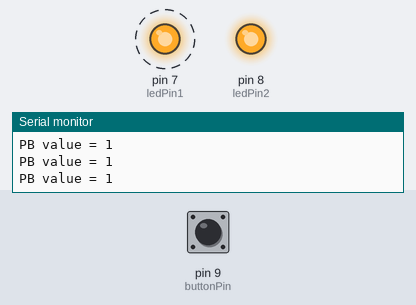
Bench run of a sketch on a simulated Arduino Uno, built with avr-gcc and run on an emulated ATmega328P. On the bench: output pins drawn as LEDs (lit = HIGH), the last lines printed to the serial monitor. Dashed ring = blinking. The inputs (shaded band) are chosen by the test bench; at power-on: pin 9 (buttonPin) HIGH.

Above: at 1.2 s.
1.3 s: pin 9 (buttonPin) pulled LOW for 0.15 s
At 1.39 s:
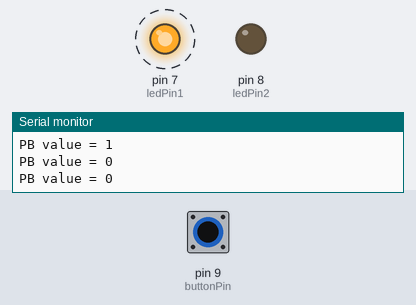
4.3 s: pin 9 (buttonPin) pulled LOW for 1 s
At 6.8 s:
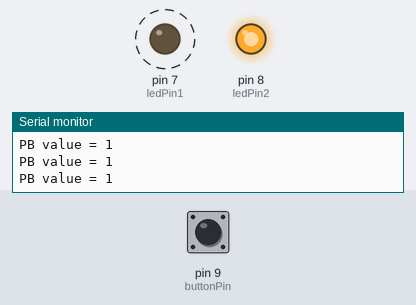
7.3 s: pin 9 (buttonPin) pulled LOW for 3.2 s
At 8.8 s:
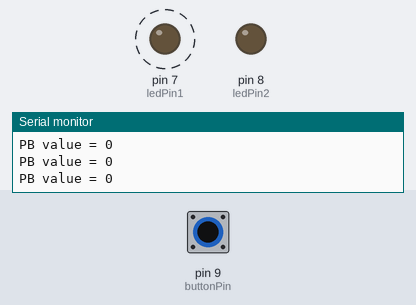
Timing chart, 0 to 19.5 s (numbered marks = the images above; inputs shaded):
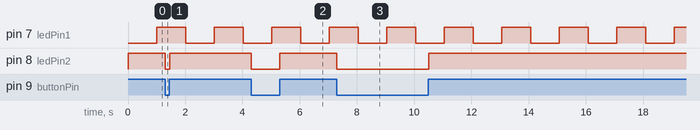

The sketch:

_displayed_on_serial_monitor_and_blink__without_using_Delay_.ino
```cpp
const int ledPin1 = 7;     // SET ledPin1 to PIN 4
const int ledPin2 = 8;    // SET ledPin2 to PIN 5
const int buttonPin = 9;  // SET buttonPin to PIN 2
int PBState = 0;      // set the PB state as 0
int ledState = LOW;       // ledState used to turn on or turn off the LED
unsigned long previousMillis = 0;  // This stores last time LED was updated
const long interval = 1000;  // This is the interval at which to blink in milliseconds
void setup() {
  Serial.begin(9600);
  pinMode(ledPin1, OUTPUT);            // SET ledPin as an OUTPUT
  pinMode(ledPin2, OUTPUT);           // SET ledPin2 as an OUTPUT
  pinMode(buttonPin, INPUT_PULLUP);   // SET buttonPin an an INPUT_PULLUP
}
void loop() {

  unsigned long currentMillis = millis();

  if (currentMillis - previousMillis >= interval) {
    // save the last time you blinked the LED
    previousMillis = currentMillis;

    // if the LED is off turn it on:
    if (ledState == LOW) {
      ledState = HIGH;
    } else {
      ledState = LOW;
    }

    digitalWrite(ledPin1, ledState);  // Set the LED with the ledState of the variable
  }

PBState= digitalRead(buttonPin); // Read the buttonPin value and store it to buttonState

if (PBState == HIGH) {            // If button is HIGH or unpressed
    digitalWrite(ledPin2, HIGH);      // turn LED ON
  } else {                            // If button is pressed
    digitalWrite(ledPin2, LOW);       // turn LED OFF
  }
Serial.print("PB value = ");          // Print "PB Value =" on serial monitor
Serial.println(PBState);          //Then the value from buttonState
}
```

Measured:
- after the input at 1.3 s, pin 8 (ledPin2): HIGH → LOW at once, → HIGH 0.16 s later
- after the input at 4.3 s, pin 8 (ledPin2): HIGH → LOW at once, → HIGH 1.0 s later
- after the input at 7.3 s, pin 8 (ledPin2): HIGH → LOW at once, → HIGH 3.2 s later
- by itself, pin 7 (ledPin1): alternates HIGH for 1.0 s and LOW for 1.0 s
